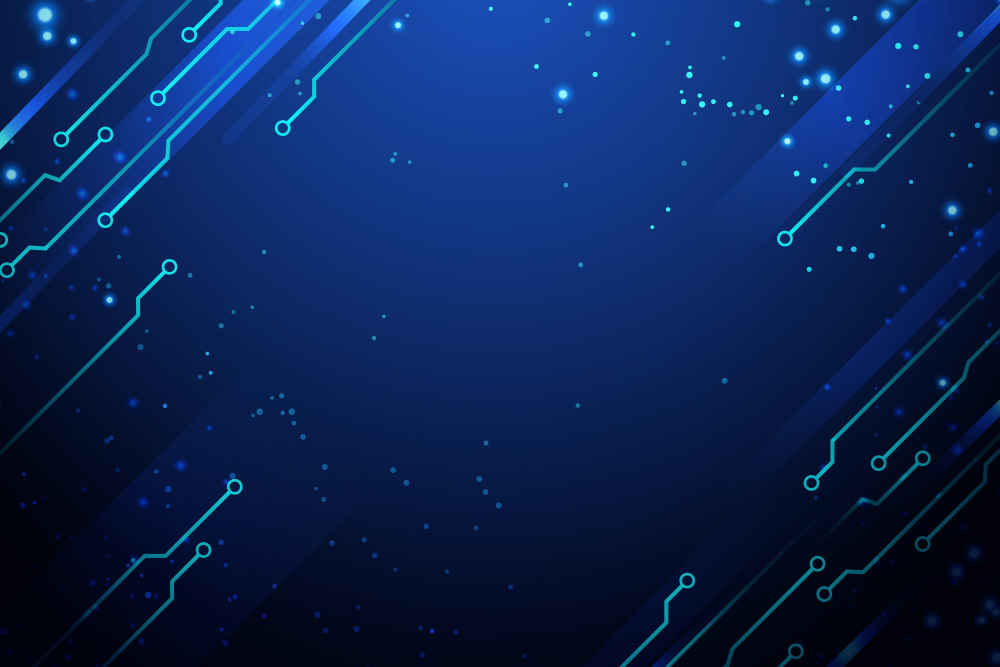
#> input picture fondos/wp_interfaces.jpg, 3000 x 2000 px (shown at 1/3 size)
$ python -i experto.py   (imports and definitions only)
#> lines starting #> are read from the running program, lines starting #| are printed output that depends on the picture; pictures that were not available may be replaced by others from this repository, and a replacement may not be noted
import tkinter as tk
from PIL import Image, ImageTk
import os

def abrir_ventana():
    # Crear la ventana principal
    root = tk.Tk()
    root.title("Experto")

    # Poner la interfaz en pantalla completa
    root.attributes("-fullscreen", True)

    base_path = os.path.dirname(__file__)

    # Cargar y ajustar el tamaño de la imagen de fondo
    background_image_path = os.path.join(base_path, "fondos", "wp_interfaces.jpg")
    background_image = Image.open(background_image_path)
#> background_image is the input picture: PIL image 3000x2000 RGB; mean R, G, B 10.3, 35.6, 86.6
    background_image = background_image.resize((root.winfo_screenwidth(), root.winfo_screenheight()), Image.LANCZOS)
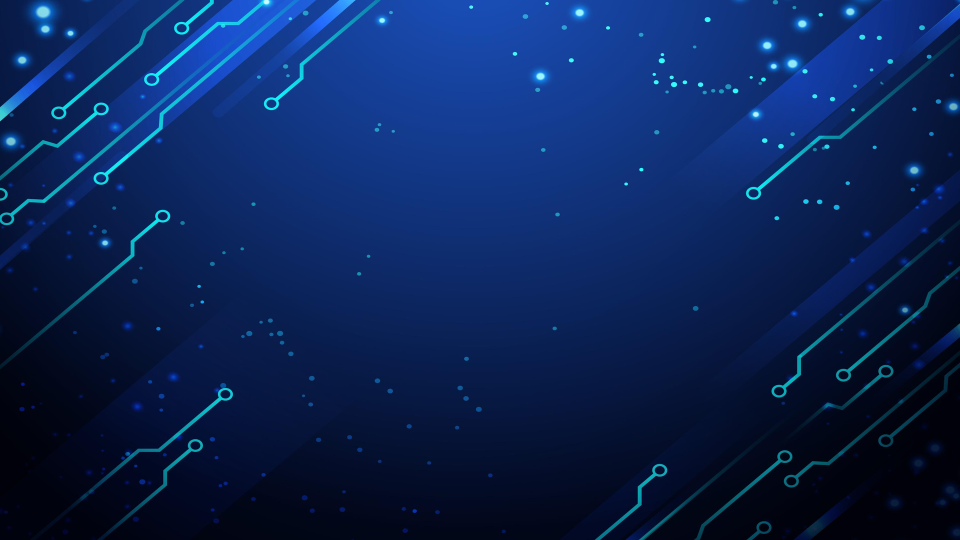
#> background_image: PIL image 1920x1080 RGB (shown at 1/2 size); mean R, G, B 10.3, 35.6, 86.6
    background_photo = ImageTk.PhotoImage(background_image)

    # Crear un widget de etiqueta para la imagen de fondo
    background_label = tk.Label(root, image=background_photo)
    background_label.place(x=0, y=0, relwidth=1, relheight=1)

    # Crear una etiqueta con el título en mayúsculas y con la fuente Times New Roman en negritas
    label = tk.Label(root, text="Menú Experto", font=("Times New Roman", 42, "bold"), bg="lightblue", fg="white", anchor="w")
    label.place(x=0, y=0, relwidth=1, height=150)  # Ajustar la posición y tamaño del título

    # Función para regresar a la ventana de entrar
    def regresar():
        import entrar
        entrar.abrir_ventana(root)

    # Función para abrir objeto.py
    def abrir_objeto():
        import objeto
        objeto.abrir_ventana_objeto(root)

    def abrir_sintoma():
        import sintoma
        sintoma.abrir_ventana_sintoma(root)

    def abrir_cuadro_relacion():
        import cuadro_relacion
        cuadro_relacion.abrir_ventana_cuadro_relacion(root)

    # Crear botón "Regresar"
    icono_regresar_path = os.path.join(base_path, "iconos", "icono_regresar.png")
    icono_regresar = Image.open(icono_regresar_path)
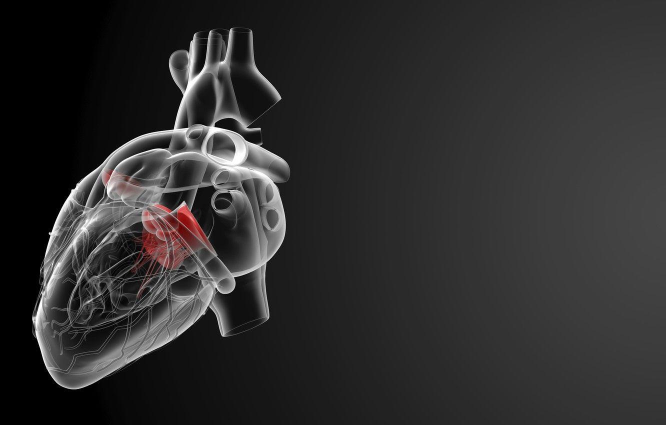
#> input picture fondos/corazon.jpg, 1332 x 850 px, given in place of icono_regresar.png, which was not available (shown at 1/2 size)
#> icono_regresar is the input picture: PIL image 1332x850 RGB; mean R, G, B 47, 46.3, 46.3
    icono_regresar = icono_regresar.resize((25, 25), Image.LANCZOS)
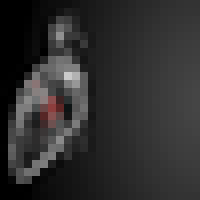
#> icono_regresar: PIL image 25x25 RGB (shown 8 times larger); mean R, G, B 47.2, 46.4, 46.4
    icono_regresar_photo = ImageTk.PhotoImage(icono_regresar)
    button_regresar = tk.Button(root, text="Regresar", font=("Times New Roman", 20, "bold"), width=150, height=50, bg="lightgray", fg="black", image=icono_regresar_photo, compound="left", padx=20, pady=10, command=regresar)
    button_regresar.place(relx=1.0, rely=1.0, anchor="se", x=-20, y=-20)

    # Cargar iconos para los nuevos botones
    icono_agregar_objeto_path = os.path.join(base_path, "iconos", "icono_agregar_objeto.png")
    icono_agregar_objeto = Image.open(icono_agregar_objeto_path)
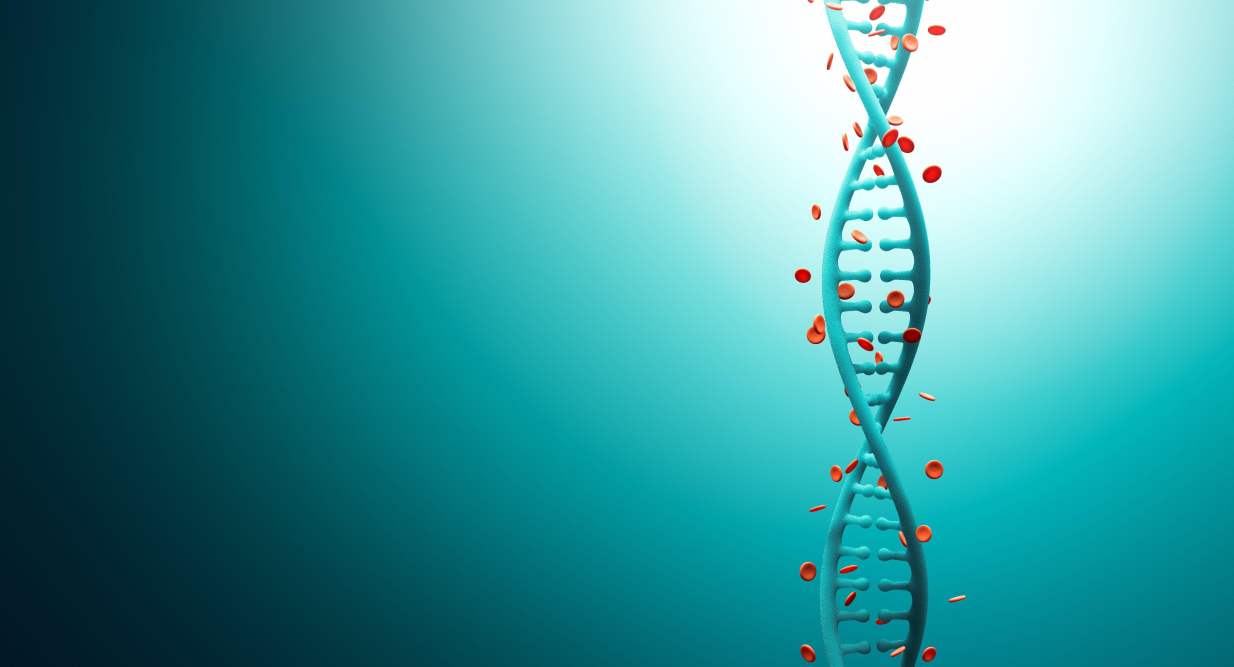
#> input picture fondos/fondo.jpg, 7399 x 4000 px, given in place of icono_agregar_objeto.png, which was not available (shown at 1/6 size)
#> icono_agregar_objeto is the input picture: PIL image 7399x4000 RGB; mean R, G, B 60.4, 151.3, 155.9
    icono_agregar_objeto = icono_agregar_objeto.resize((50, 50), Image.LANCZOS)
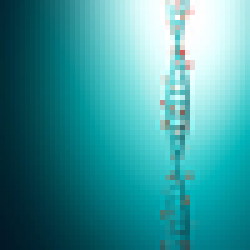
#> icono_agregar_objeto: PIL image 50x50 RGB (shown 5 times larger); mean R, G, B 60.4, 151.3, 155.8
    icono_agregar_objeto_photo = ImageTk.PhotoImage(icono_agregar_objeto)

    icono_agregar_sintoma_path = os.path.join(base_path, "iconos", "icono_sintoma.png")
    icono_agregar_sintoma = Image.open(icono_agregar_sintoma_path)
    icono_agregar_sintoma = icono_agregar_sintoma.resize((50, 50), Image.LANCZOS)
    icono_agregar_sintoma_photo = ImageTk.PhotoImage(icono_agregar_sintoma)

    icono_cuadro_relacion_path = os.path.join(base_path, "iconos", "icono_agregar_objeto.png")
    icono_cuadro_relacion = Image.open(icono_cuadro_relacion_path)
    icono_cuadro_relacion = icono_cuadro_relacion.resize((50, 50), Image.LANCZOS)
    icono_cuadro_relacion_photo = ImageTk.PhotoImage(icono_cuadro_relacion)

    # Crear botones "Agregar Objeto", "Agregar Sintoma" y "Cuadro-Relacion"
    button_agregar_objeto = tk.Button(root, text="Agregar Falla Técnica", font=("Times New Roman", 20, "bold"), bg="lightgray", fg="black", image=icono_agregar_objeto_photo, compound="left", command=abrir_objeto)
    button_agregar_objeto.place(relx=0.5, rely=0.3, anchor="center")

    button_agregar_sintoma = tk.Button(root, text="Agregar Caracteristica", font=("Times New Roman", 20, "bold"), bg="lightgray", fg="black", image=icono_agregar_sintoma_photo, compound="left", command=abrir_sintoma)
    button_agregar_sintoma.place(relx=0.5, rely=0.5, anchor="center")

    button_cuadro_relacion = tk.Button(root, text="Cuadro-Relacion", font=("Times New Roman", 20, "bold"), bg="lightgray", fg="black", image=icono_cuadro_relacion_photo, compound="left", command= abrir_cuadro_relacion)
    button_cuadro_relacion.place(relx=0.5, rely=0.7, anchor="center")

    # Iniciar el bucle principal de la interfaz
    root.mainloop()

>>> result = abrir_ventana()
